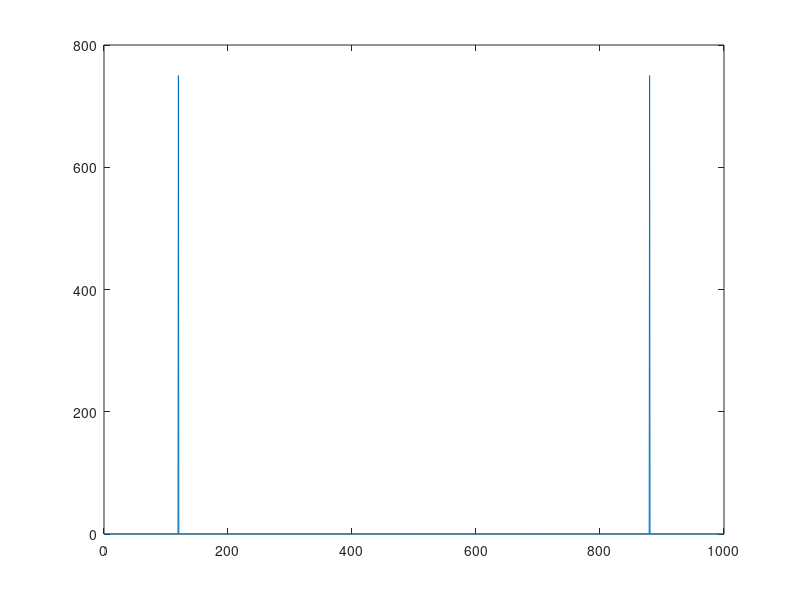

The MATLAB source for this figure:
Fs = 1000;            % Sampling frequency                    
T = 1/Fs;             % Sampling period       
L = 1500;             % Length of signal
t = (0:L-1)*T;        % Time vector
X = sin(2*pi*120*t);
Y = fft(X);

Y_mag = abs(Y);
f_bins = (0:L-1)/L * Fs;
plot(f_bins, Y_mag);
